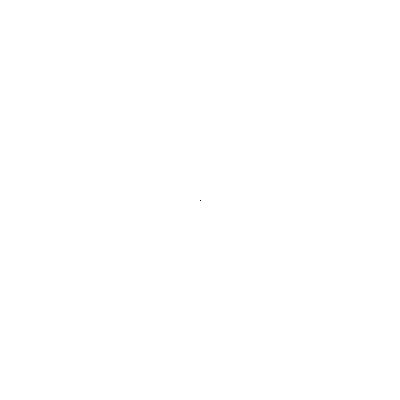
Frame 1 (no input)
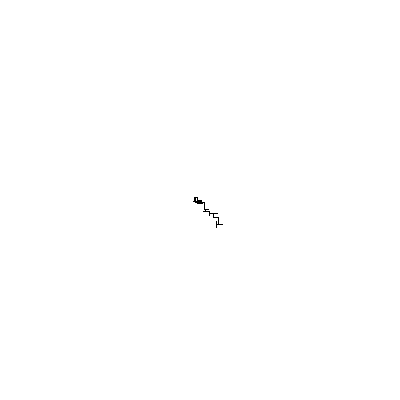
Frame 60 (the mouse pressed at the canvas centre just before this capture)
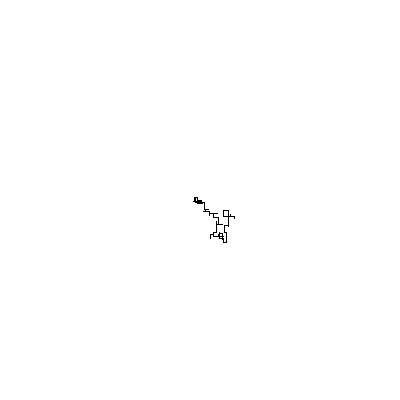
Frame 120 (the mouse held since frame 60 and released just before this capture)

The Processing sketch that drew these frames (run headless with seeded random() and noise(); from frame 60 on, the mouse is pressed at the canvas centre):

// Processing sketch: random_walk
// ── random_walk.pde
Bot user;

void setup() {
  size(400,400);
  background(255);
  user = new Bot();
}

void draw() {
  user.display();
  user.step(int(random(2,5)));
}
// ── Bot.pde
class Bot {
  int x;
  int y;
  
  int px;
  int py;
  
   int lx;
      int ly;
  Bot() {
    x = width/2;
    y = height/2;
    lx = x;
    ly = y;
    
    px = x;
   py = y;
  }
  
  
  void display() {
    stroke(0);
    point(x,y);
    
    line(px,py,x,y);
    
    if(x % 50 == 0 && abs(lx-x) > 40)
    {
      float r = random(5,40);
      fill(255,255,255);
      ellipse(x,y,r,r);
 
      noFill();
      stroke(0);
      
       
      
      line(lx,ly,x,y);
      
      lx = x;
       ly = y;
  }
  }
  
  void step(int _step) {
   px = x;
   py = y;
    int choice = int(random(4));
    
    if (choice == 0) {
      //x++;
      x += _step;
    } else if (choice == 1) {
      //x--;
      x -= _step;
    } else if (choice == 2) {
      //y++;
      y += _step;
    } else {
      y -= _step;
      //y--;
    }

  }
}
